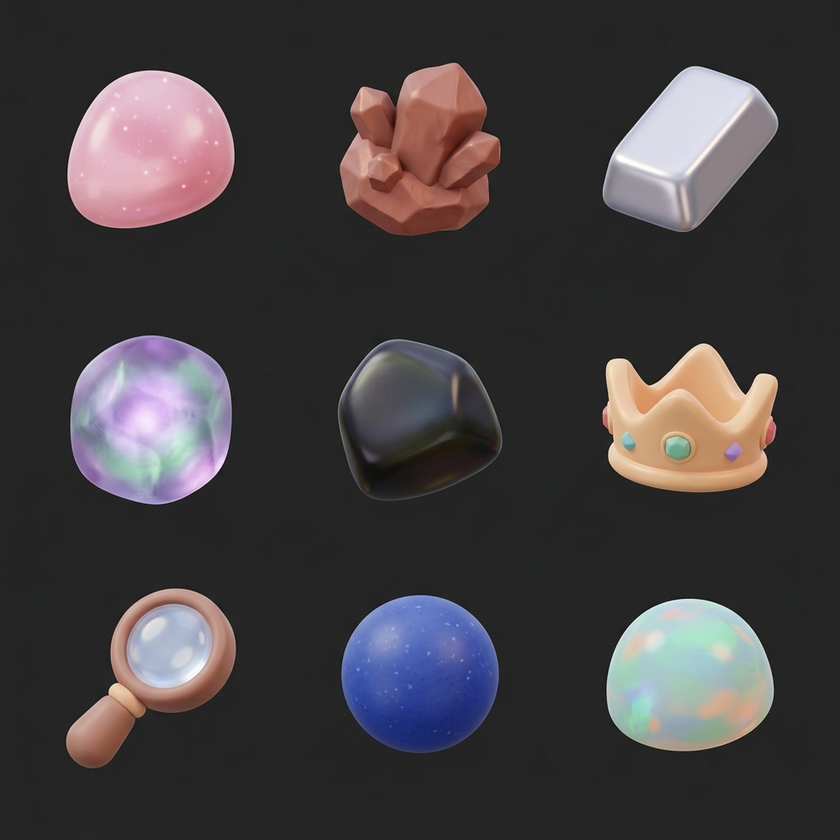
#> input picture creative_apply/sprite_gems_2_raw.png, 840 x 840 px, shrunk from 1024 x 1024 before the run
$ python erase_text.py creative_apply/sprite_gems_2_raw.png
#> lines starting #> are read from the running program, lines starting #| are printed output that depends on the picture
import sys
from PIL import Image

def erase_text(input_path, output_path):
#> called with input_path = 'creative_apply/sprite_gems_2_raw.png', output_path = 'creative_apply/sprite_gems_2_raw.png'
    try:
        img = Image.open(input_path).convert("RGBA")
        width, height = img.size
#> width = 840; height = 840

        cell_w = width / 3.0
#> cell_w = 280
        cell_h = height / 3.0
#> cell_h = 280

        data = list(img.getdata())
#> data = 705600 items
        new_data = []

        for i, d in enumerate(data):
            x = i % width
            y = i // width

            cx = x % cell_w
            cy = y % cell_h

            # Erase the bottom 45 pixels of each cell (to remove text)
            if cy > cell_h - 45:
                new_data.append((d[0], d[1], d[2], 0))
            else:
                new_data.append(d)
#> this loop made 705600 passes
#> d on passes 1 to 3: (39, 36, 37, 255), (38, 36, 37, 255), (35, 35, 35, 255)
#> after the loop, new_data = 705600 items

        img.putdata(new_data)
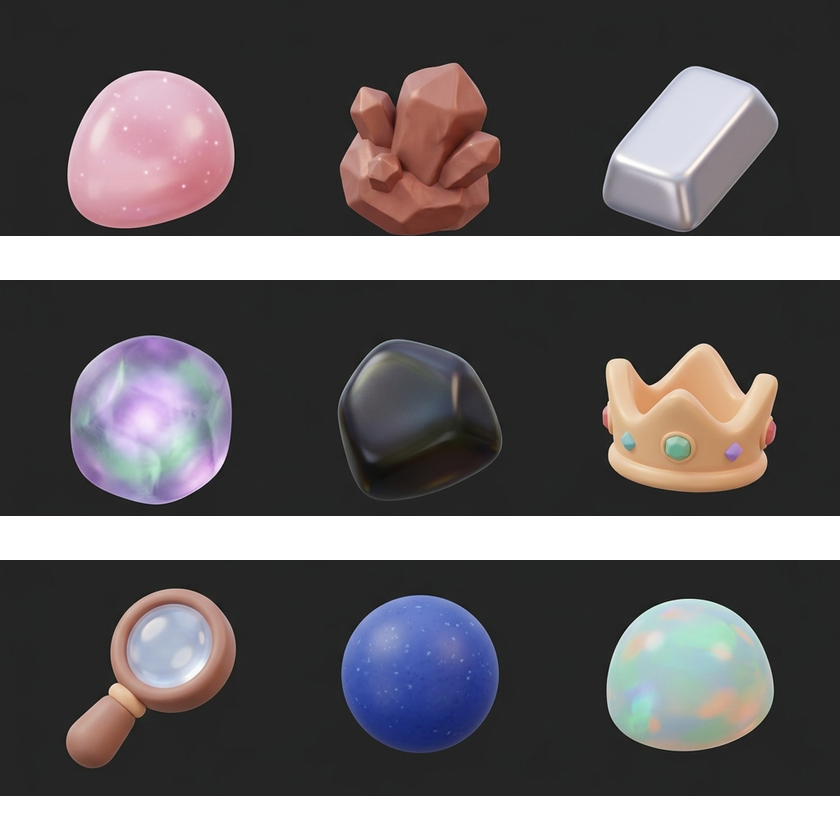
#> img: PIL image 840x840 RGBA; mean R, G, B, A 67, 62.9, 64.8, 214.9; transparent parts drawn white
        img.save(output_path)
        print(f"Processed {output_path}")
    except Exception as e:
        print(f"Error processing {input_path}: {e}")

if __name__ == "__main__":
    for arg in sys.argv[1:]:
        erase_text(arg, arg)
